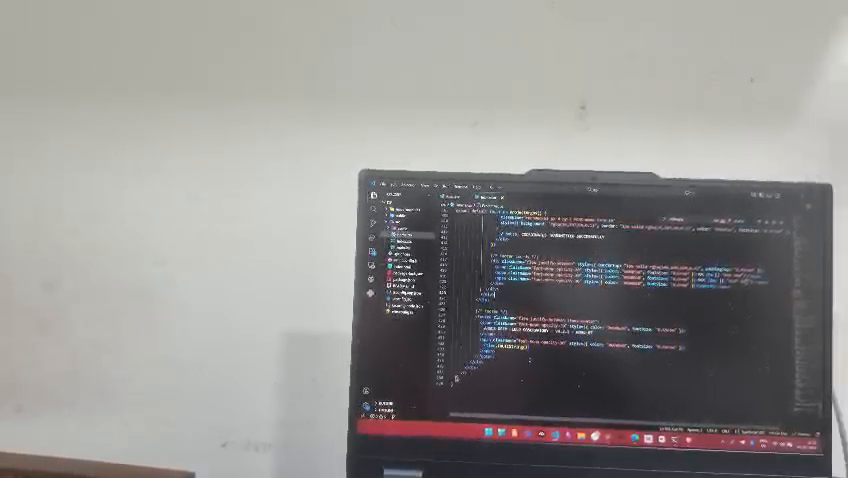
#> input picture frame 30 of 1.mp4, 848 x 478 px
$ python main_homography.py
#> lines starting #> are read from the running program, lines starting #| are printed output that depends on the picture; after the words box and inside, x2 and y2 are one past the last pixel; in counts of white or black regions, pixels touching at a corner belong together; pictures that were not available may be replaced by others from this repository, and a replacement may not be noted
import cv2
import numpy as np

# === SETTINGS ===
video1_path = "1.mp4"
video2_path = "2.mp4"
output_path = "merged_output.mp4"

resize_height = 720       # Both videos resized to this height
blend_band = 150          # Width of the feathered blend zone at the seam
max_features = 3000       # ORB features to detect for alignment
# =================


def resize_to_height(frame, height):
    h, w = frame.shape[:2]
    scale = height / h
    return cv2.resize(frame, (int(w * scale), height))


def compute_homography(ref_frame, warp_frame, max_features=3000):
    """
    Compute homography that maps warp_frame onto ref_frame's plane
    using ORB feature matching.
    """
    orb = cv2.ORB_create(max_features)
    kp1, des1 = orb.detectAndCompute(ref_frame, None)
    kp2, des2 = orb.detectAndCompute(warp_frame, None)

    if des1 is None or des2 is None or len(kp1) < 4 or len(kp2) < 4:
        return None

    matcher = cv2.BFMatcher(cv2.NORM_HAMMING, crossCheck=False)
    raw_matches = matcher.knnMatch(des1, des2, k=2)

    # Lowe's ratio test
    good = []
    for m_n in raw_matches:
        if len(m_n) == 2:
            m, n = m_n
            if m.distance < 0.75 * n.distance:
                good.append(m)

    if len(good) < 10:
        print(f"Warning: only {len(good)} good matches found. Falling back to simple stitch.")
        return None

    pts1 = np.float32([kp1[m.queryIdx].pt for m in good])
    pts2 = np.float32([kp2[m.trainIdx].pt for m in good])

    H, mask = cv2.findHomography(pts2, pts1, cv2.RANSAC, 5.0)
    print(f"Homography computed using {mask.sum()} inliers out of {len(good)} matches.")
    return H


# [77 lines left out: functions create_blend_mask, stitch_frames, not called in this run]


# ── Open videos ──────────────────────────────────────────────────────────────
cap1 = cv2.VideoCapture(video1_path)
cap2 = cv2.VideoCapture(video2_path)

fps = cap1.get(cv2.CAP_PROP_FPS) or 30.0

ret1, frame1_raw = cap1.read()
#> frame1_raw is the input picture: shape (478, 848, 3); mean B, G, R 143.4, 145.1, 146.7
ret2, frame2_raw = cap2.read()
if not ret1 or not ret2:
    raise RuntimeError("Could not read from one or both videos.")

frame1 = resize_to_height(frame1_raw, resize_height)
frame2 = resize_to_height(frame2_raw, resize_height)

h, w1 = frame1.shape[:2]
#> h = 720; w1 = 1277
_, w2 = frame2.shape[:2]
#> w2 = 1277

# ── Compute homography from first frames ────────────────────────────────────
print("Computing homography from first frames (this is reused for all frames)...")
H = compute_homography(frame1, frame2, max_features)
#> in compute_homography, `kp1, des1 = orb.detectAndCompute(ref_frame, None)`: kp1 = 2976 keypoints; strongest (x, y, size): (589, 607, 31), (607, 439, 37.2), (606, 440, 31), (588, 607, 37.2)
#> in compute_homography, `kp2, des2 = orb.detectAndCompute(warp_frame, None)`: kp2 has the same summary as kp1
#> in compute_homography, `raw_matches = matcher.knnMatch(des1, des2, k=2)`: raw_matches = 2976 matches
#> in compute_homography, `pts1 = np.float32([kp1[m.queryIdx].pt for m in good])`: pts1 = 2976 pairs, first value 539.1 to 1231.2, second value 253.8 to 671
#> in compute_homography, `pts2 = np.float32([kp2[m.trainIdx].pt for m in good])`: pts2 has the same summary as pts1
#> in compute_homography, `H, mask = cv2.findHomography(pts2, pts1, cv2.RANSAC, 5.0)`: H = [[1, -9.5e-15, 3.64e-12], [9.26e-16, 1, 2.56e-12], [1.82e-18, -1.27e-17, 1]]; mask = 2976 values from 1 to 1
#| Homography computed using 2976 inliers out of 2976 matches.

# Estimate output canvas size
# Warp the four corners of frame2 to see where they land
if H is not None:
    corners2 = np.float32([[0, 0], [w2, 0], [w2, h], [0, h]]).reshape(-1, 1, 2)
    warped_corners = cv2.perspectiveTransform(corners2, H)
#> warped_corners = [[3.64e-12, 2.56e-12], [1277, 3.74e-12], [1277, 720], [-3.19e-12, 720]]
    all_x = np.concatenate([[0, w1], warped_corners[:, 0, 0]])
#> all_x = [0, 1277, 3.64e-12, 1277, 1277, -3.19e-12]
    all_y = np.concatenate([[0, h],  warped_corners[:, 0, 1]])
#> all_y = [0, 720, 2.56e-12, 3.74e-12, 720, 720]
    x_min, x_max = int(np.floor(all_x.min())), int(np.ceil(all_x.max()))
#> x_min = -1; x_max = 1277
    y_min, y_max = int(np.floor(all_y.min())), int(np.ceil(all_y.max()))
#> y_min = 0; y_max = 720
    # Shift H if canvas starts below 0
    if x_min < 0 or y_min < 0:
        tx = max(0, -x_min)
#> tx = 1
        ty = max(0, -y_min)
#> ty = 0
        T = np.array([[1, 0, tx], [0, 1, ty], [0, 0, 1]], dtype=np.float64)
#> T = [[1, 0, 1], [0, 1, 0], [0, 0, 1]]
        H = T @ H
#> H = [[1, -9.51e-15, 1], [9.26e-16, 1, 2.56e-12], [1.82e-18, -1.27e-17, 1]]
        # Also shift frame1's position
        frame1_offset_x = tx
#> frame1_offset_x = 1
        frame1_offset_y = ty
#> frame1_offset_y = 0
    else:
        frame1_offset_x = 0
        frame1_offset_y = 0
    output_w = max(x_max + frame1_offset_x, w1 + frame1_offset_x) + abs(x_min)
#> output_w = 1279
    output_h = max(y_max + frame1_offset_y, h + frame1_offset_y)
#> output_h = 720
    output_w = max(output_w, w1 + w2 - blend_band)  # sanity floor
#> output_w = 2404
else:
    output_w = w1 + w2 - blend_band
    output_h = resize_height
    frame1_offset_x = 0
    frame1_offset_y = 0

output_w = int(output_w)
output_h = int(min(output_h, resize_height * 2))  # cap height

print(f"Output canvas: {output_w} x {output_h}")
#| Output canvas: 2404 x 720

fourcc = cv2.VideoWriter_fourcc(*'mp4v')
out = cv2.VideoWriter(output_path, fourcc, fps, (output_w, output_h))


def process_frame_pair(f1, f2):
    f1 = resize_to_height(f1, resize_height)
    f2 = resize_to_height(f2, resize_height)

    # Place f1 at its offset on canvas
    canvas_shape = (output_h, output_w, 3)
    canvas1 = np.zeros(canvas_shape, dtype=np.float32)
    fh, fw = f1.shape[:2]
    ey = min(frame1_offset_y + fh, output_h)
    ex = min(frame1_offset_x + fw, output_w)
    canvas1[frame1_offset_y:ey, frame1_offset_x:ex] = \
        f1[:ey - frame1_offset_y, :ex - frame1_offset_x].astype(np.float32)

    # Warp f2
    canvas2 = np.zeros(canvas_shape, dtype=np.float32)
    if H is not None:
        warped2 = cv2.warpPerspective(f2.astype(np.float32), H,
                                      (output_w, output_h))
        canvas2 = warped2
    else:
        h2, w2_ = f2.shape[:2]
        xo = output_w - w2_
        canvas2[:h2, xo:xo + w2_] = f2.astype(np.float32)

    # Blend
    mask1 = (canvas1.sum(axis=2) > 0).astype(np.float32)
    mask2 = (canvas2.sum(axis=2) > 0).astype(np.float32)

    overlap_cols = np.where((mask1 * mask2).max(axis=0) > 0)[0]
    if len(overlap_cols) == 0:
        result = np.clip(canvas1 + canvas2, 0, 255)
        return result.astype(np.uint8)

    seam_start = int(overlap_cols.min())
    seam_end = int(overlap_cols.max())
    seam_width = seam_end - seam_start + 1

    alpha = np.zeros((output_h, output_w), dtype=np.float32)
    cols = np.arange(seam_start, seam_end + 1)
    t = (cols - seam_start) / max(seam_width - 1, 1)
    alpha[:, seam_start:seam_end + 1] = t[np.newaxis, :]
    alpha[:, seam_end + 1:] = 1.0
    alpha = np.where(mask1 < 0.5, 1.0, alpha)
    alpha = alpha * mask2
    alpha = np.where((mask1 < 0.5) & (mask2 > 0.5), 1.0, alpha)
    alpha = np.where((mask1 > 0.5) & (mask2 < 0.5), 0.0, alpha)

    alpha3 = np.dstack([alpha] * 3)
    blended = canvas1 * (1.0 - alpha3) + canvas2 * alpha3
    return np.clip(blended, 0, 255).astype(np.uint8)


# ── Write first frame ────────────────────────────────────────────────────────
merged = process_frame_pair(frame1_raw, frame2_raw)
#> in process_frame_pair, `canvas_shape = (output_h, output_w, 3)`: canvas_shape = (720, 2404, 3)
#> in process_frame_pair, `ey = min(frame1_offset_y + fh, output_h)`: ey = 720
#> in process_frame_pair, `ex = min(frame1_offset_x + fw, output_w)`: ex = 1278
#> in process_frame_pair, `canvas1[frame1_offset_y:ey, frame1_offset_x:ex] = \ f1[:ey - frame1_of..`:
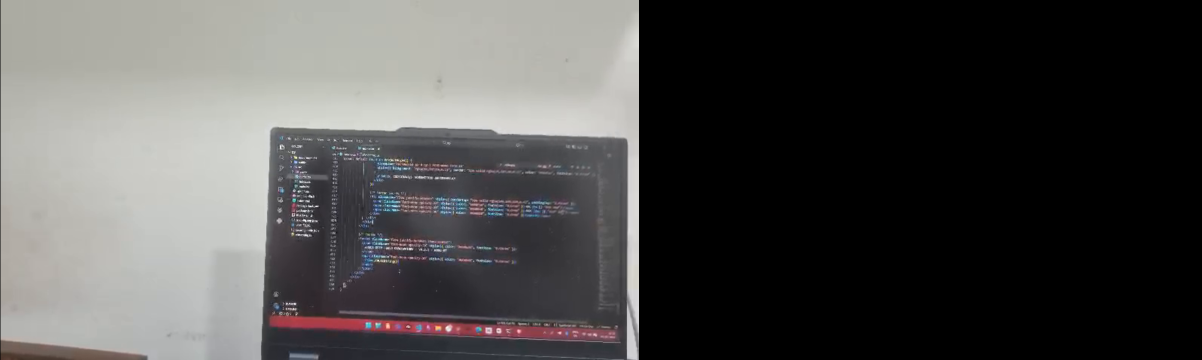
#> canvas1: shape (720, 2404, 3) float32 (shown at 1/2 size); mean of channels 0, 1, 2 76.1, 77, 77.9; drawn as B, G, R
#> in process_frame_pair, `mask1 = (canvas1.sum(axis=2) > 0).astype(np.float32)`:
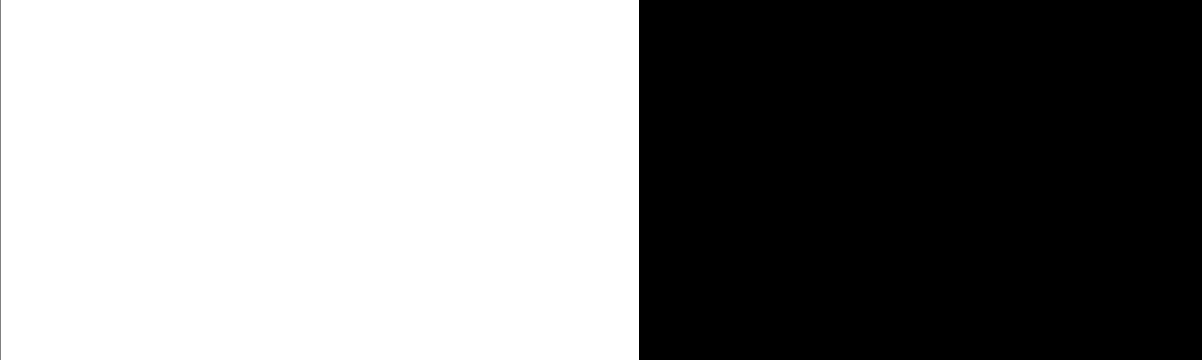
#> mask1: shape (720, 2404) float32 (shown at 1/2 size); values 0 (black) and 1 (white), 53.1% white; 2 black regions, box (x1, y1, x2, y2) and area: (1278, 0, 2404, 720) 810720, (0, 0, 1, 720) 720
#> in process_frame_pair, `overlap_cols = np.where((mask1 * mask2).max(axis=0) > 0)[0]`: overlap_cols = 1277 values from 1 to 1277
#> in process_frame_pair, `seam_start = int(overlap_cols.min())`: seam_start = 1
#> in process_frame_pair, `seam_end = int(overlap_cols.max())`: seam_end = 1277
#> in process_frame_pair, `t = (cols - seam_start) / max(seam_width - 1, 1)`: t = 1277 values from 0 to 1
#> in process_frame_pair, `alpha[:, seam_start:seam_end + 1] = t[np.newaxis, :]`:
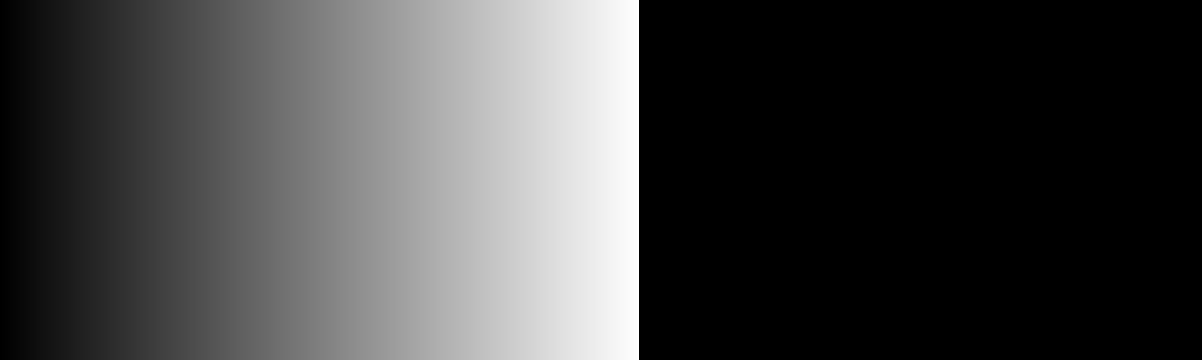
#> alpha: shape (720, 2404) float32 (shown at 1/2 size); min 0, max 1, mean 0.266
#> in process_frame_pair, `alpha[:, seam_end + 1:] = 1.0`:
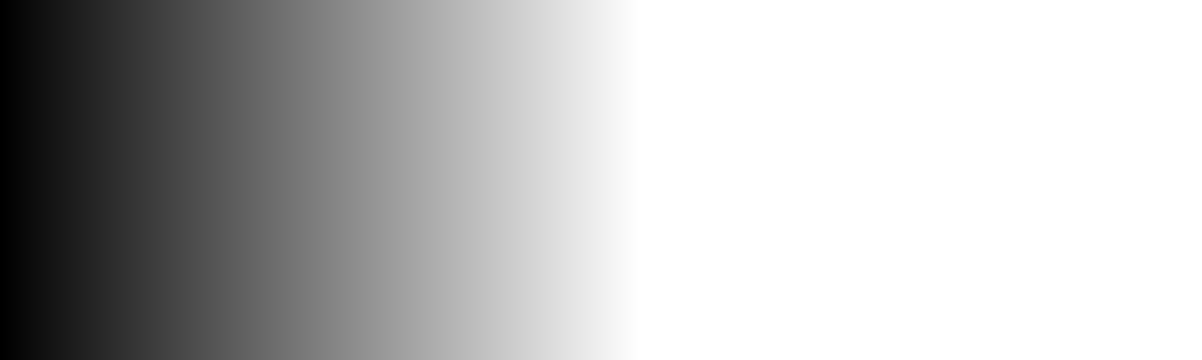
#> alpha: shape (720, 2404) float32 (shown at 1/2 size); min 0, max 1, mean 0.734
out.write(merged)

# ── Process remaining frames ─────────────────────────────────────────────────
frame_count = 1
while True:
    ret1, f1 = cap1.read()
    ret2, f2 = cap2.read()
    if not ret1 or not ret2:
        break
    merged = process_frame_pair(f1, f2)
    out.write(merged)
    frame_count += 1
    if frame_count % 30 == 0:
        print(f"  Processed {frame_count} frames...")

cap1.release()
cap2.release()
out.release()
print(f"\nDone! {frame_count} frames written to: {output_path}")

$ run again, starting later in the video
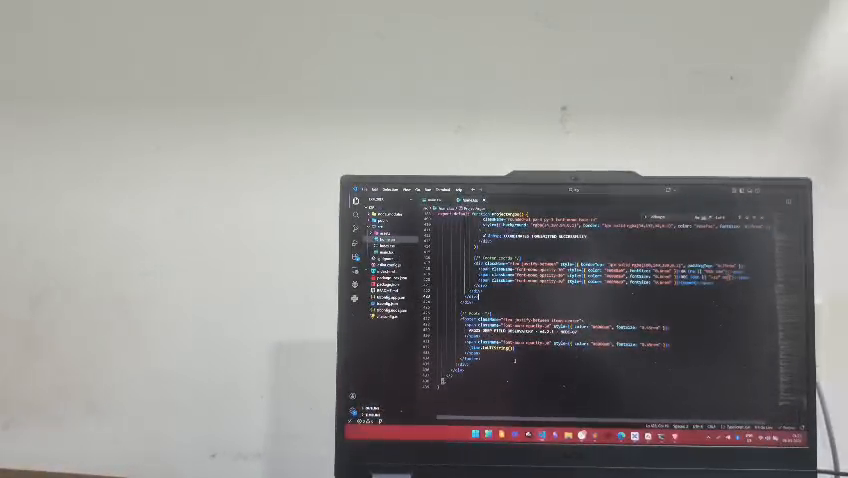
#> input picture frame 135 of 1.mp4, 848 x 478 px
#> frame1_raw is the input picture: shape (478, 848, 3); mean B, G, R 139.8, 141.8, 143.4
#> kp1 = 2991 keypoints; strongest (x, y, size): (568, 436, 31), (586, 418, 31), (573, 369, 31), (585, 420, 31)
#> kp2 has the same summary as kp1
#> raw_matches = 2991 matches
#> pts1 = 2991 pairs, first value 511.5 to 1221.7, second value 161.2 to 663.8
#> pts2 has the same summary as pts1
#> in compute_homography, `H, mask = cv2.findHomography(pts2, pts1, cv2.RANSAC, 5.0)`: H = [[1, -1.21e-14, 9.99e-12], [-1.49e-15, 1, 5.66e-12], [-4.11e-18, -1.72e-17, 1]]; mask = 2991 values from 1 to 1
#| Homography computed using 2991 inliers out of 2991 matches.
#> warped_corners = [[9.99e-12, 5.66e-12], [1277, 3.77e-12], [1277, 720], [1.31e-12, 720]]
#> all_x = [0, 1277, 9.99e-12, 1277, 1277, 1.31e-12]
#> all_y = [0, 720, 5.66e-12, 3.77e-12, 720, 720]
#> x_min = 0; x_max = 1277
#> y_min = 0; y_max = 720
#> `output_w = max(x_max + frame1_offset_x, w1 + frame1_offset_x) + abs(x_..`: output_w = 1277
#> output_h = 720
#> `output_w = max(output_w, w1 + w2 - blend_band)`: output_w = 2404
#| Output canvas: 2404 x 720
#> canvas_shape = (720, 2404, 3)
#> ey = 720
#> ex = 1277
#> in process_frame_pair, `mask1 = (canvas1.sum(axis=2) > 0).astype(np.float32)`:
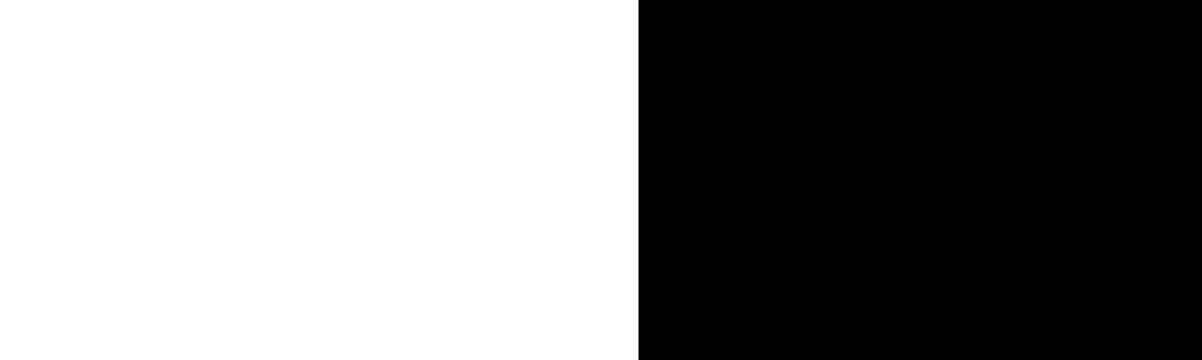
#> mask1: shape (720, 2404) float32 (shown at 1/2 size); values 0 (black) and 1 (white), 53.1% white; 1 black region, box (x1, y1, x2, y2) and area: (1277, 0, 2404, 720) 811440
#> overlap_cols = 1277 values from 0 to 1276
#> seam_start = 0
#> seam_end = 1276
#> seam_width = 1277
#> t = 1277 values from 0 to 1
#> in process_frame_pair, `alpha[:, seam_start:seam_end + 1] = t[np.newaxis, :]`:
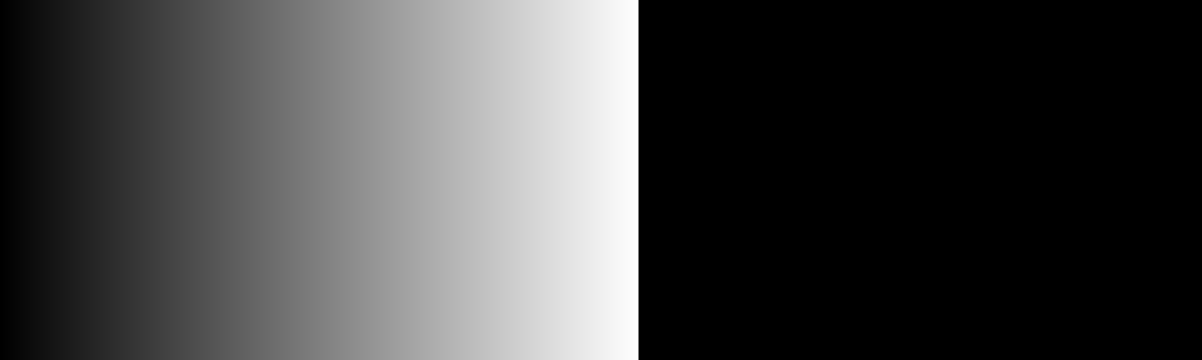
#> alpha: shape (720, 2404) float32 (shown at 1/2 size); min 0, max 1, mean 0.266

$ run again, starting later in the video
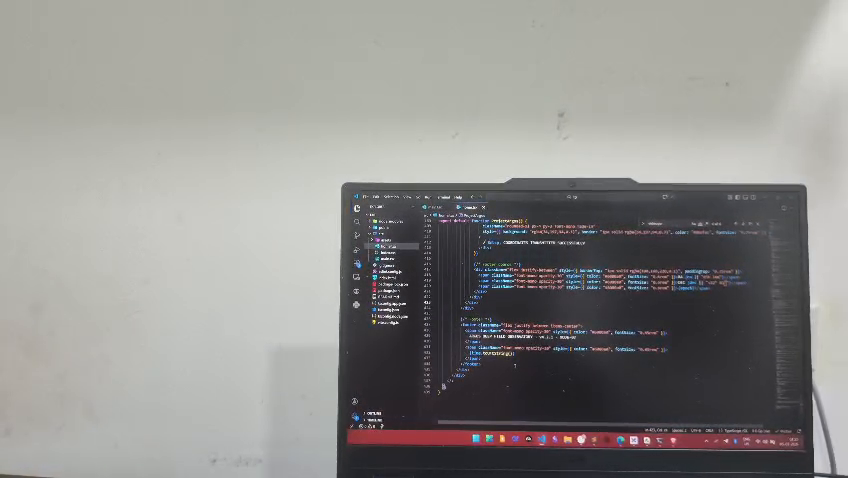
#> input picture frame 240 of 1.mp4, 848 x 478 px
#> frame1_raw is the input picture: shape (478, 848, 3); mean B, G, R 138.9, 141.3, 142.5
#> kp1 = 2998 keypoints; strongest (x, y, size): (574, 380, 31), (574, 390, 31), (604, 429, 31), (565, 621, 31)
#> kp2 has the same summary as kp1
#> raw_matches = 2998 matches
#> pts1 = 2998 pairs, first value 514.3 to 1213.9, second value 268.7 to 671
#> pts2 has the same summary as pts1
#> in compute_homography, `H, mask = cv2.findHomography(pts2, pts1, cv2.RANSAC, 5.0)`: H = [[1, 2.61e-15, -1.17e-13], [-8.34e-16, 1, -1.92e-13], [-1.89e-18, 3.54e-18, 1]]; mask = 2998 values from 1 to 1
#| Homography computed using 2998 inliers out of 2998 matches.
#> warped_corners = [[-1.17e-13, -1.92e-13], [1277, -1.26e-12], [1277, 720], [1.76e-12, 720]]
#> all_x = [0, 1277, -1.17e-13, 1277, 1277, 1.76e-12]
#> all_y = [0, 720, -1.92e-13, -1.26e-12, 720, 720]
#> x_min = -1; x_max = 1277
#> y_min = -1; y_max = 720
#> tx = 1
#> T = [[1, 0, 1], [0, 1, 1], [0, 0, 1]]
#> `H = T @ H`: H = [[1, 2.62e-15, 1], [-8.36e-16, 1, 1], [-1.89e-18, 3.54e-18, 1]]
#> frame1_offset_x = 1
#> `output_w = max(x_max + frame1_offset_x, w1 + frame1_offset_x) + abs(x_..`: output_w = 1279
#> output_h = 721
#> `output_w = max(output_w, w1 + w2 - blend_band)`: output_w = 2404
#| Output canvas: 2404 x 721
#> canvas_shape = (721, 2404, 3)
#> ey = 721
#> ex = 1278
#> in process_frame_pair, `canvas1[frame1_offset_y:ey, frame1_offset_x:ex] = \ f1[:ey - frame1_of..`:
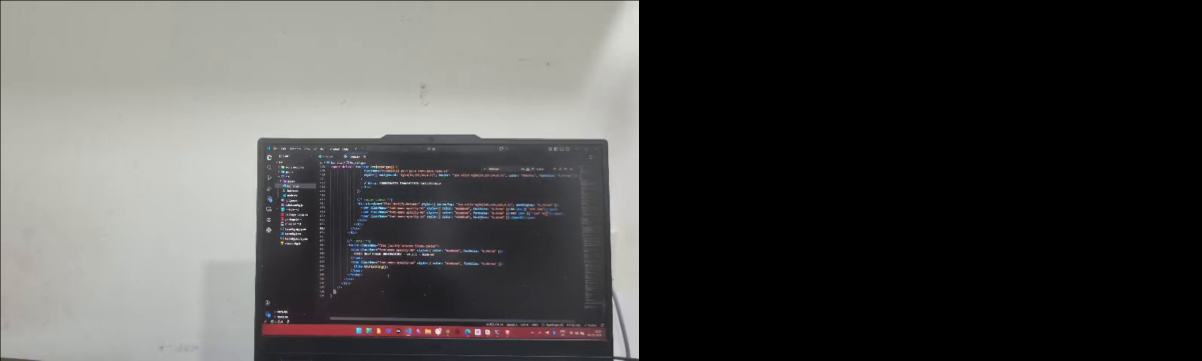
#> canvas1: shape (721, 2404, 3) float32 (shown at 1/2 size); mean of channels 0, 1, 2 73.6, 74.9, 75.6; drawn as B, G, R
#> mask1: shape (721, 2404) float32; values 0 (black) and 1 (white), 53% white; 1 black region, box (x1, y1, x2, y2) and area: (0, 0, 2404, 721) 813844
#> overlap_cols = 1277 values from 1 to 1277
#> seam_start = 1
#> seam_end = 1277
#> t = 1277 values from 0 to 1
